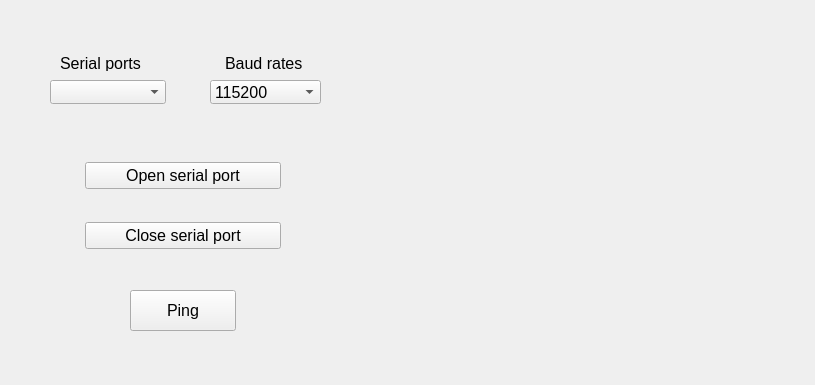
    <widget class="QWidget" name="set_serial_port_tab">
     <property name="enabled">
      <bool>true</bool>
     </property>
     <attribute name="title">
      <string>Set serial port</string>
     </attribute>
     <widget class="QWidget" name="widget" native="true">
      <property name="geometry">
       <rect>
        <x>10</x>
        <y>5</y>
        <width>796</width>
        <height>371</height>
       </rect>
      </property>
      <widget class="QComboBox" name="serial_port_comboBox">
       <property name="geometry">
        <rect>
         <x>40</x>
         <y>75</y>
         <width>116</width>
         <height>24</height>
        </rect>
       </property>
       <property name="font">
        <font>
         <pointsize>12</pointsize>
        </font>
       </property>
      </widget>
      <widget class="QComboBox" name="baudrates_comboBox">
       <property name="geometry">
        <rect>
         <x>200</x>
         <y>75</y>
         <width>111</width>
         <height>24</height>
        </rect>
       </property>
       <property name="font">
        <font>
         <pointsize>12</pointsize>
        </font>
       </property>
       <property name="editable">
        <bool>false</bool>
       </property>
       <property name="currentText">
        <string>115200</string>
       </property>
       <item>
        <property name="text">
         <string>115200</string>
        </property>
       </item>
       <item>
        <property name="text">
         <string>9600</string>
        </property>
       </item>
      </widget>
      <widget class="QLabel" name="label">
       <property name="geometry">
        <rect>
         <x>50</x>
         <y>50</y>
         <width>96</width>
         <height>16</height>
        </rect>
       </property>
       <property name="font">
        <font>
         <pointsize>12</pointsize>
        </font>
       </property>
       <property name="text">
        <string>Serial ports</string>
       </property>
      </widget>
      <widget class="QLabel" name="label_8">
       <property name="geometry">
        <rect>
         <x>215</x>
         <y>50</y>
         <width>101</width>
         <height>16</height>
        </rect>
       </property>
       <property name="font">
        <font>
         <pointsize>12</pointsize>
        </font>
       </property>
       <property name="text">
        <string>Baud rates</string>
       </property>
      </widget>
      <widget class="QWidget" name="layoutWidget">
       <property name="geometry">
        <rect>
         <x>75</x>
         <y>130</y>
         <width>196</width>
         <height>141</height>
        </rect>
       </property>
       <layout class="QVBoxLayout" name="verticalLayout">
        <item>
         <widget class="QPushButton" name="open_serial_port">
          <property name="font">
           <font>
            <pointsize>12</pointsize>
            <kerning>false</kerning>
           </font>
          </property>
          <property name="text">
           <string>Open serial port</string>
          </property>
         </widget>
        </item>
        <item>
         <widget class="QPushButton" name="close_serial_port">
          <property name="font">
           <font>
            <pointsize>12</pointsize>
           </font>
          </property>
          <property name="text">
           <string>Close serial port</string>
          </property>
          <property name="flat">
           <bool>false</bool>
          </property>
         </widget>
        </item>
       </layout>
      </widget>
      <widget class="QPushButton" name="pushButton">
       <property name="geometry">
        <rect>
         <x>120</x>
         <y>285</y>
         <width>106</width>
         <height>41</height>
        </rect>
       </property>
       <property name="font">
        <font>
         <pointsize>12</pointsize>
        </font>
       </property>
       <property name="text">
        <string>Ping</string>
       </property>
      </widget>
     </widget>
    </widget>
